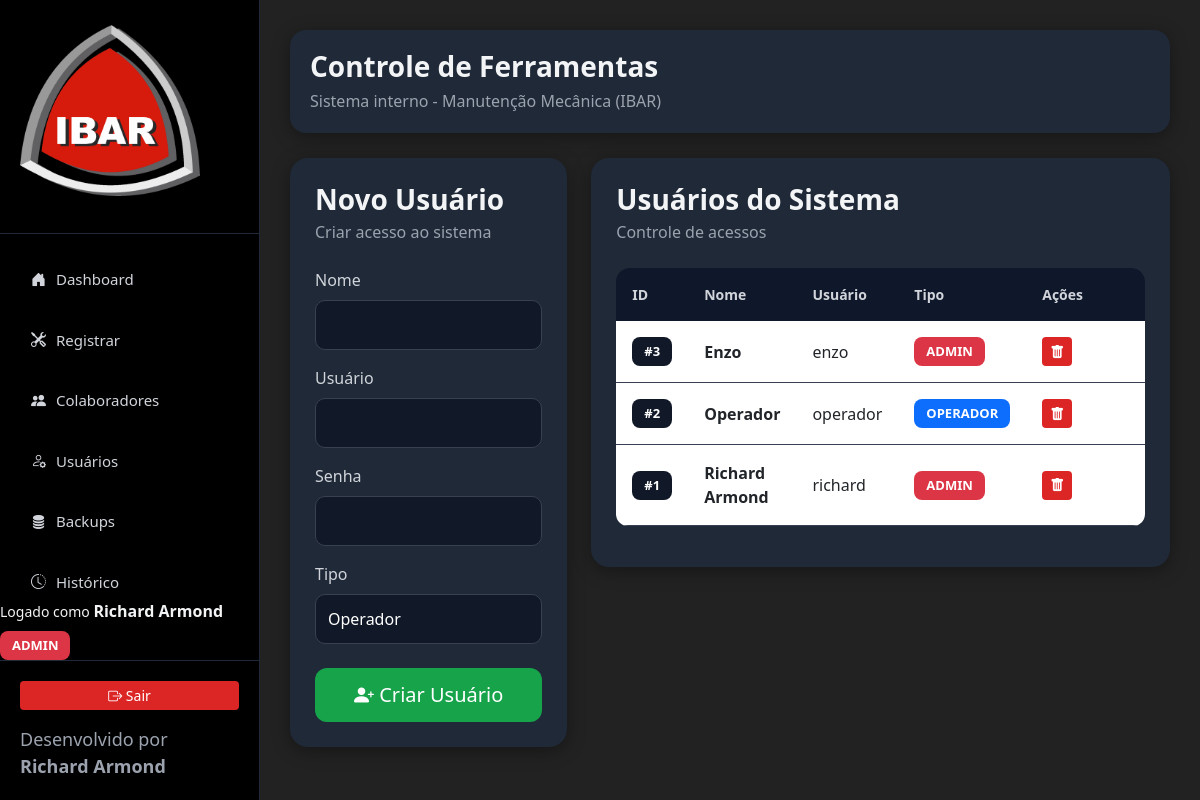
The app's page /usuarios_sistema (signed in), older data.
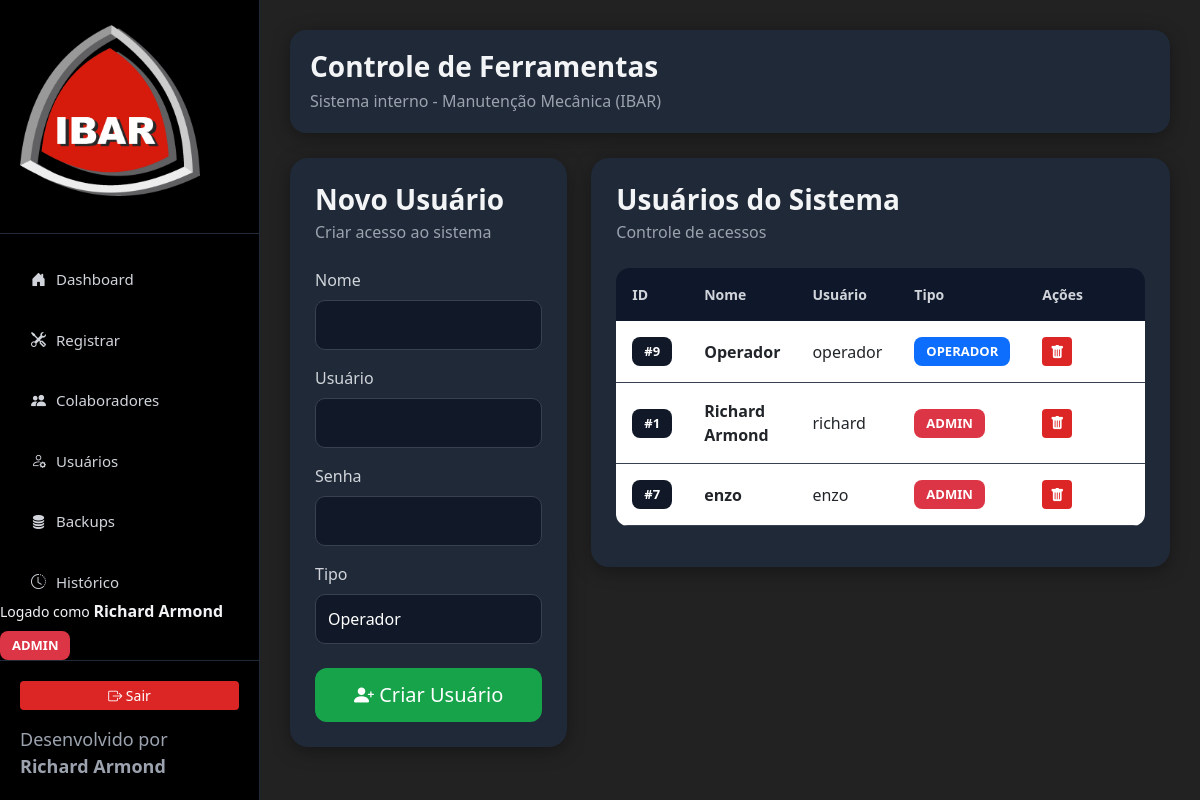
The same page, newer data.
### tables this page shows
CREATE TABLE sistema_usuarios (
            id INTEGER PRIMARY KEY AUTOINCREMENT,
            usuario TEXT UNIQUE NOT NULL,
            senha TEXT NOT NULL,
            nome TEXT NOT NULL,
            tipo TEXT NOT NULL
        );

### routes/usuarios_routes.py (the view, shortened to what this page needs)
@app.route('/usuarios_sistema', methods=['GET', 'POST'])
@login_obrigatorio
@admin_obrigatorio
def usuarios_sistema():
    with conectar() as con:
        usuarios = con.execute('''
        SELECT *
        FROM sistema_usuarios
        ORDER BY nome ASC
        ''').fetchall()
    return render_template(
        'usuarios_sistema.html',
        usuarios=usuarios
    )

### database/db.py (called while the page is built)
def conectar():
    con = sqlite3.connect(
        BANCO,
        check_same_thread=False
    )
    con.row_factory = sqlite3.Row
    return con

### utils/auth.py (called while the page is built, shortened)
def login_obrigatorio(f):
    @wraps(f)
    def decorated_function(*args, **kwargs):
        usuario_id = session.get('usuario_id')
        if not usuario_id:
            return redirect(url_for('login'))
        with conectar() as con:
            usuario = con.execute('''
            SELECT *
            FROM sistema_usuarios
            WHERE id=?
            ''', (usuario_id,)).fetchone()
        session['usuario_nome'] = usuario['nome']
        session['usuario'] = usuario['usuario']
        session['tipo'] = usuario['tipo']
        return f(*args, **kwargs)
    return decorated_function

def admin_obrigatorio(f):
    @wraps(f)
    def decorated_function(*args, **kwargs):
        if session.get('tipo') != 'admin':
            flash(
                'Acesso permitido apenas para administradores.',
                'erro'
            )
            return redirect(url_for('index'))
        return f(*args, **kwargs)
    return decorated_function

### templates/usuarios_sistema.html (shortened to what this page needs)
{% extends 'base.html' %}
{% block content %}
<div class="row g-4">
    <div class="col-lg-4">
        <div class="card-custom">
            <div class="mb-4">
                <h3 class="mb-1">
                    Novo Usuário
                </h3>
                <p class="text-muted">
                    Criar acesso ao sistema
                </p>
            </div>
            <form method="post">
                <div class="mb-3">
                    <label class="form-label">
                        Nome
                    </label>
                    <input type="text"
                           class="form-control"
                           name="nome"
                           required>
                </div>
                <div class="mb-3">
                    <label class="form-label">
                        Usuário
                    </label>
                    <input type="text"
                           class="form-control"
                           name="usuario"
                           required>
                </div>
                <div class="mb-3">
                    <label class="form-label">
                        Senha
                    </label>
                    <input type="password"
                           class="form-control"
                           name="senha"
                           required>
                </div>
                <div class="mb-4">
                    <label class="form-label">
                        Tipo
                    </label>
                    <select class="form-control"
                            name="tipo"
                            required>
                        <option value="operador">
                            Operador
                        </option>
                    </select>
                </div>
                <div class="d-grid">
                    <button type="submit"
                            class="btn btn-success btn-lg">
                        <i class="bi bi-person-plus-fill"></i>
                        Criar Usuário
                    </button>
                </div>
            </form>
        </div>
    </div>
    <div class="col-lg-8">
        <div class="card-custom">
            <div class="mb-4">
                <h3 class="mb-1">
                    Usuários do Sistema
                </h3>
                <p class="text-muted">
                    Controle de acessos
                </p>
            </div>
            <div class="table-responsive">
                <table class="table table-hover align-middle">
                        <thead>
                            <tr>
                                <th>ID</th>
                                <th>Nome</th>
                                <th>Usuário</th>
                                <th>Tipo</th>
                                <th width="120">Ações</th>
                            </tr>
                        </thead>
                    <tbody>
                        {% for u in usuarios %}
                        <tr>
                            <td>
                                <span class="badge bg-dark">
                                    #{{ u['id'] }}
                                </span>
                            </td>
                            <td>
                                <strong>
                                    {{ u['nome'] }}
                                </strong>
                            </td>
                            <td>
                                {{ u['usuario'] }}
                            </td>
                            <td>
                                {% if u['tipo'] == 'admin' %}
                                    <span class="badge bg-danger">
                                        ADMIN
                                    </span>
                                {% else %}
                                    <span class="badge bg-primary">
                                        OPERADOR
                                    </span>
                                {% endif %}
                            </td>
                            <td>
                                {% if u['usuario'] != 'Richard Armond' %}
                                <a href="/excluir_usuario_sistema/{{ u['id'] }}"
                                class="btn btn-danger btn-sm"
                                onclick="return confirm('Deseja excluir este usuário?')">
                                    <i class="bi bi-trash-fill"></i>
                                </a>
                                {% endif %}
                            </td>
                        </tr>
                        {% endfor %}
                    </tbody>
                </table>
            </div>
        </div>
    </div>
</div>
{% endblock %}

### templates/base.html (shortened to what this page needs)
<!DOCTYPE html>
<html lang="pt-br">
<head>
    <link href="https://cdn.jsdelivr.net/npm/bootstrap@5.3.0/dist/css/bootstrap.min.css"
          rel="stylesheet">
    <link rel="stylesheet"
          href="https://cdn.jsdelivr.net/npm/bootstrap-icons@1.11.3/font/bootstrap-icons.min.css">
    <link rel="stylesheet"
          href="{{ url_for('static', filename='css/style.css') }}">
</head>
<body>
    <div class="sidebar">
        <div class="logo">
            <img src="{{ url_for('static', filename='img/IBAR.png') }}"
                 alt="IBAR"
                 class="logo-img">
        </div>
        <div class="menu">
            <a href="/">
                <i class="bi bi-house-door-fill"></i>
                Dashboard
            </a>
            <a href="/registrar">
                <i class="bi bi-tools"></i>
                Registrar
            </a>
            {% if session['tipo'] == 'admin' %}
            <a href="/colaboradores">
                <i class="bi bi-people-fill"></i>
                Colaboradores
            </a>
            <a href="/usuarios_sistema">
                <i class="bi bi-person-gear"></i>
                Usuários
            </a>
            <a href="/backups">
                <i class="bi bi-database-fill"></i>
                Backups
            </a>
            {% endif %}
            <a href="/baixadas">
                <i class="bi bi-clock-history"></i>
                Histórico
            </a>
        </div>
        <div class="sidebar-user">
            <small>
                Logado como
            </small>
            <strong>
                {{ session['usuario_nome'] }}
            </strong>
            {% if session['tipo'] == 'admin' %}
                <span class="badge bg-danger mt-2">
                    ADMIN
                </span>
            {% else %}
                <span class="badge bg-primary mt-2">
                    OPERADOR
                </span>
            {% endif %}
        </div>
        <div class="sidebar-footer">
            <a href="/logout"
               class="btn btn-danger btn-sm w-100 mb-3">
                <i class="bi bi-box-arrow-right"></i>
                Sair
            </a>
            Desenvolvido por<br>
            <strong>
                Richard Armond
            </strong>
        </div>
    </div>
    <div class="main-content">
        <div class="topbar">
            <div>
                <h1>
                    Controle de Ferramentas
                </h1>
                <p>
                    Sistema interno - Manutenção Mecânica (IBAR)
                </p>
            </div>
        </div>
        {% block content %}
        {% endblock %}
    </div>
</body>
</html>

### static/css/style.css (style rules this page uses)
body { margin:0; padding:0; background:#222222; font-family:Segoe UI, Tahoma, Geneva, Verdana, sans-serif; color:#f3f4f6; }
.sidebar { position:fixed; top:0; left:0; width:260px; height:100vh; background:hsl(0, 0%, 0%); display:flex; flex-direction:column; overflow:hidden; border-right:1px solid #1f2937; z-index:1000; }
.logo { padding:25px 20px; border-bottom:1px solid #1f2937; text-align:left; }
.logo-img { width:180px; height:auto; display:block; margin-bottom:12px; }
.menu { flex:1; display:flex; flex-direction:column; gap:10px; padding:20px 15px; overflow-y:auto; }
.menu a { text-decoration:none; color:#d1d5db; padding:14px 16px; border-radius:10px; transition:0.2s; font-size:15px; font-weight:500; display:flex; align-items:center; gap:10px; }
.sidebar-footer { padding:20px; font-size:18px; color:#9ca3af; border-top:1px solid #1f2937; text-align:left; background:#000000; }
.main-content { margin-left:260px; padding:30px; }
.topbar { background:#1f2937; border-radius:16px; padding:20px; margin-bottom:25px; box-shadow:0 4px 18px rgba(0,0,0,0.35); }
.topbar h1 { margin:0; font-size:28px; font-weight:700; }
.topbar p { margin:5px 0 0; color:#9ca3af; }
.card-custom { background:#1f2937; border-radius:18px; padding:25px; box-shadow:0 4px 18px rgba(0,0,0,0.35); margin-bottom:25px; }
.table { border-radius:12px; overflow:hidden; color:#f3f4f6; }
.table thead { background:#1f2937; color:white; }
.table thead th { border:none; background:#0f172a; color:#d1d5db; padding:16px; font-size:14px; font-weight:600; }
.table tbody td { padding:16px; border-color:#374151; }
.btn-success { background:#16a34a; border:none; }
.btn-danger { background:#dc2626; border:none; }
.form-control { border-radius:10px; padding:12px; border:1px solid #374151; background:#111827; color:white; }
.form-control::placeholder { color:#9ca3af; }
.btn-lg { padding:12px 22px; border-radius:12px; }
.badge { padding:8px 12px; font-size:13px; border-radius:8px; }
.bg-dark { background:#111827 !important; }
h3 { font-weight:700; }
.table-responsive { border-radius:14px; overflow:hidden; }
.text-muted { color:#9ca3af !important; }
label { color:#d1d5db; }
a { text-decoration:none; }

Row changes from the older to the newer data that the page shows:
removed sistema_usuarios: id "3", nome "Enzo", usuario "enzo", tipo "ADMIN"
removed sistema_usuarios: id "2", nome "Operador", usuario "operador", tipo "OPERADOR"
added sistema_usuarios: id "9", nome "Operador", usuario "operador", tipo "OPERADOR"
added sistema_usuarios: id "7", nome "enzo", usuario "enzo", tipo "ADMIN"
